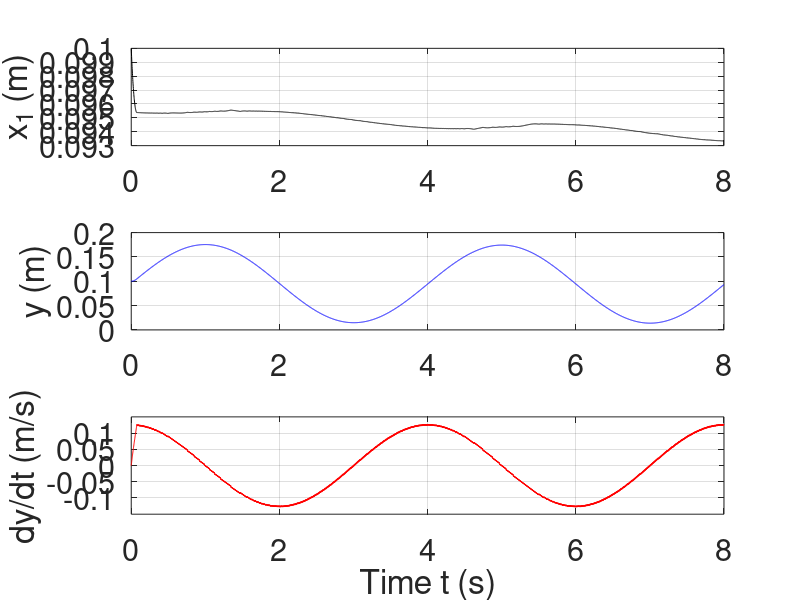

Source code (MATLAB):
x(1)=0.1;
t(1)=0;
y(1)=0;
n=5000;
tmax=8.;
dt=tmax/n;
Q=1;
R=1;
gamma=1;
e(1)=x(1)-0.08*sin(pi/2*t(1));
u(1)=0;

for i=1:n-1,
    
f2(i)=-6.5*(y(i)-0.08*pi/2*cos(0.5*pi*t(i)))-(0.56+1.85*abs(y(i)-0.08*pi/2*cos(0.5*pi*t(i))))*sign(y(i)-0.08*pi/2*cos(0.5*pi*t(i)))-0.56*sin(28.09*pi*(x(i)-0.08*sin(pi/2*t(i))));
    
g2(i)=1.5;
    
if y(i)-0.08*pi/2*cos(0.5*pi*t(i))>0 | y(i)-0.08*pi/2*cos(0.5*pi*t(i))==0
u(i)=-1/g2(i)*(f2(i)+sqrt(f2(i)^2+Q*g2(i)^2/R));
elseif y(i)-0.08*pi/2*cos(0.5*pi*t(i))<0
u(i)=-1/g2(i)*(f2(i)-sqrt(f2(i)^2+Q*g2(i)^2/R));
end

lim(i)=sqrt(f2(i)^2+Q*g2(i)^2/R);
if lim(i)<1e-6
    err=lim(i)
end   
 
t(i+1)=t(i)+dt;
 
x(i+1)=x(i)+dt*y(i);
dx(i)=(x(i+1)-x(i))/dt;
    
if (y(i)-0.08*pi/2*cos(0.5*pi*t(i)))>0 | (y(i)-0.08*pi/2*cos(0.5*pi*t(i)))==0
y(i+1)=y(i)-dt*((gamma*sqrt(f2(i)^2+Q*g2(i)^2/R))+randn(1)*1e-6-0.08*pi^2/4*sin(0.5*pi*t(i)));
elseif (y(i)-0.08*pi/2*cos(0.5*pi*t(i)))<0
y(i+1)=y(i)+dt*((gamma*sqrt(f2(i)^2+Q*g2(i)^2/R))+randn(1)*1e-6-0.08*pi^2/4*sin(0.5*pi*t(i))); 
end

e(i+1)=x(i+1)-0.08*sin(pi/2*t(i+1));

end
 
f2(n)=-6.5*(y(n)-0.08*pi/2*cos(0.5*pi*t(n)))-(0.56+1.85*abs(y(n)-0.08*pi/2*cos(0.5*pi*t(n))))*sign(y(n)-0.08*pi/2*cos(0.5*pi*t(n)))-0.56*sin(28.09*pi*(x(n)));
    
g2(n)=1.5;
   
if (y(n)-0.08*pi/2*cos(0.5*pi*t(n)))>0 | (y(n)-0.08*pi/2*cos(0.5*pi*t(n)))==0
u(n)=-1/g2(n)*(f2(n)+sqrt(f2(n)^2+Q*g2(n)^2/R));
elseif (y(n)-0.08*pi/2*cos(0.5*pi*t(n)))<0
u(n)=-1/g2(n)*(f2(n)-sqrt(f2(n)^2+Q*g2(n)^2/R));
end

dx(n)=dx(n-1);

for i=1:n-1,
    d2x(i)=(dx(i+1)-dx(i))/dt;  
end

d2x(n)=d2x(n-1);

lim(n)=sqrt(f2(n)^2+Q*g2(n)^2/R);
if lim(n)<1e-6
    err=lim(n)
end   

subplot(3,1,1),plot(t,e,'k-')
%axis([0 8 -4e-3 -2.5e-3])
ylabel('x_1 (m)')
set(gca,'FontSize',22)
grid
hold on;

subplot(3,1,2),plot(t,x,'b-')
%axis([0 8 -0.1 0.1])
ylabel('y (m)')
set(gca,'FontSize',22)
grid
hold on;

%subplot(2,1,2),plot(t,e,'r-')
subplot(3,1,3),plot(t,dx,'r-')
%subplot(2,1,2),plot(t,d2x,'r-')
axis([0 8 -0.15 0.15])
ylabel('dy/dt (m/s)')

xlabel('Time t (s)')
set(gca,'FontSize',22)

grid
exportgraphics(gcf, '/Users/Apple/work/tracking-control-network/research-vault/Research Journal/Paper/figures/images/piezo_position_velocity.png', 'Resolution', 300);
clear all;
